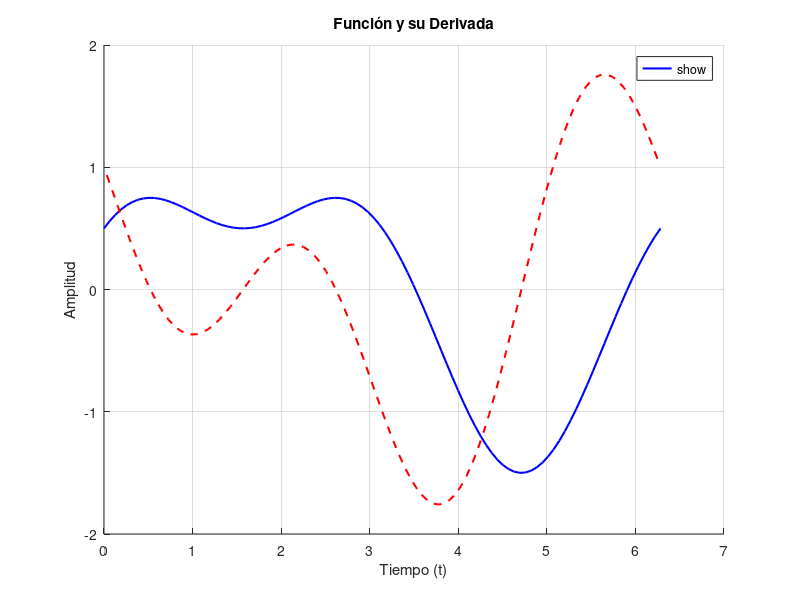

MATLAB code to generate this figure:
% Este programa genera una función matemática y su derivada numérica, 
% y las grafica en una figura para visualizar su comportamiento.

% Configurar parámetros iniciales
t = linspace(0, 2*pi, 100);  % Vector de tiempo de 0 a 2π
dt = t(2) - t(1);            % Calcular paso temporal

% Definir la función (ejemplo: función compuesta sinusoidal)
y = sin(t) + 0.5*cos(2*t);   % Función original

% Calcular derivada numérica usando diferencias finitas
dy = diff(y) / dt;           % Derivada aproximada
t_deriv = t(1:end-1) + dt/2; % Ajustar vector temporal para la derivada

% Configurar figura
figure;
hold on;
grid on;

% Graficar función original
plot(t, y, 'b-', 'LineWidth', 1.5, 'DisplayName', 'Función: sin(t) + 0.5cos(2t)');

% Graficar derivada
plot(t_deriv, dy, 'r--', 'LineWidth', 1.5, 'DisplayName', 'Derivada numérica');

% Añadir etiquetas y leyenda
title('Función y su Derivada');
xlabel('Tiempo (t)');
ylabel('Amplitud');
legend('show', 'Location', 'northeast');
hold off;